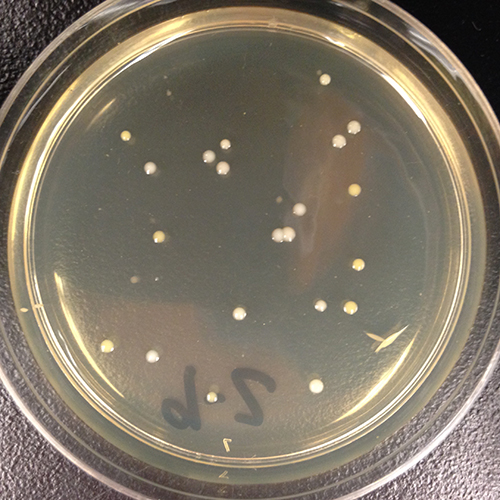
#> input picture images/process/plate_count7.jpg, 500 x 500 px
$ python 20200512-git-rename-platecount.py
#> lines starting #> are read from the running program, lines starting #| are printed output that depends on the picture; after the words box and inside, x2 and y2 are one past the last pixel; in counts of white or black regions, pixels touching at a corner belong together
import cv2
import numpy as np
from skimage.filters import sobel, roberts
from skimage import img_as_ubyte

def unrf(someparam):
    pass

path = "images/process/plate_count7.jpg"

orimg = cv2.imread(path)
#> orimg is the input picture: shape (500, 500, 3); mean B, G, R 103, 118.4, 127.9
img = cv2.cvtColor(orimg, cv2.COLOR_BGR2GRAY)
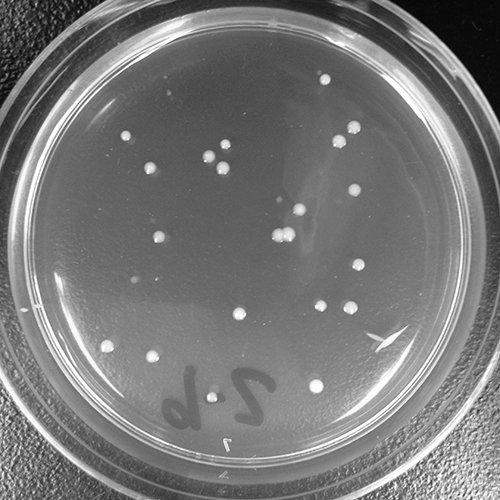
#> img: shape (500, 500); min 4, max 255, mean 119.5
ar = img.shape[0]/img.shape[1]  #height/width
#> ar = 1

#window 1
cv2.namedWindow("Resize")
cv2.resizeWindow("Resize", 600, 120)
#crop trackbars
cv2.createTrackbar("Crop Height", "Resize", 1, int(img.shape[0]/2), unrf)
cv2.createTrackbar("Crop Width", "Resize", 1, int(img.shape[1]/2), unrf)
#resize trackbar
cv2.createTrackbar("Resize", "Resize", int(img.shape[0]), int(img.shape[0]), unrf)


#window 2
cv2.namedWindow("Operations")
cv2.resizeWindow("Operations", 600, 170)
#operation trackbars
cv2.createTrackbar("Blur", "Operations", 2, 10, unrf)
cv2.createTrackbar("SwitchOper", "Operations", 0, 1, unrf)
#> slider 'SwitchOper' is set to 1
cv2.createTrackbar("Post Blur", "Operations", 0, 10, unrf)
#> slider 'Post Blur' is set to 3
cv2.createTrackbar("Radius", "Operations", 0, 500, unrf)
#> slider 'Radius' is set to 100


#window 3
cv2.namedWindow("Counting")
cv2.resizeWindow("Counting", 600, 200)
#Counting trackbars
cv2.createTrackbar("Switch", "Counting", 0, 1, unrf)
#> slider 'Switch' is set to 1
cv2.createTrackbar("Min Radius", "Counting", 1, 40, unrf)
cv2.createTrackbar("Max Radius", "Counting", 5, 50, unrf)
cv2.createTrackbar("Parameter 1", "Counting", 40, 70, unrf)
cv2.createTrackbar("Parameter 2", "Counting", 10, 30, unrf)


while True:

    #window 1
    crh = cv2.getTrackbarPos("Crop Height", "Resize")
    crw = cv2.getTrackbarPos("Crop Width", "Resize")

    rsize = cv2.getTrackbarPos("Resize", "Resize")


    imgCropped = cv2.resize(img, (int(rsize/ar), rsize))
    imgRes = imgCropped[crh:crh+500, crw:crw+500]
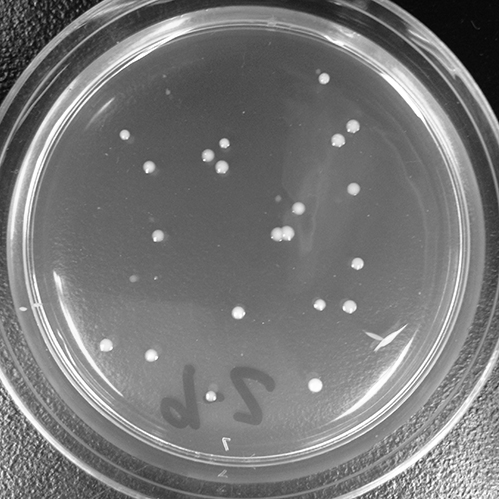
#> imgRes: shape (499, 499); min 4, max 255, mean 119.6

    #window 2
    blur_val = cv2.getTrackbarPos("Blur", "Operations")
    blur = cv2.blur(imgRes, (blur_val+1, blur_val+1))
    imgRes = blur

    operationswitch = cv2.getTrackbarPos("SwitchOper", "Operations")
    if operationswitch == 1:
        post_blur_val = cv2.getTrackbarPos("Post Blur", "Operations")
        radius = cv2.getTrackbarPos("Radius", "Operations")
        npar = np.zeros([imgRes.shape[0], imgRes.shape[1]])
        mask = cv2.circle(npar, (int(imgRes.shape[0]/2), int(imgRes.shape[1]/2)), radius, (255, 255, 255), cv2.FILLED)
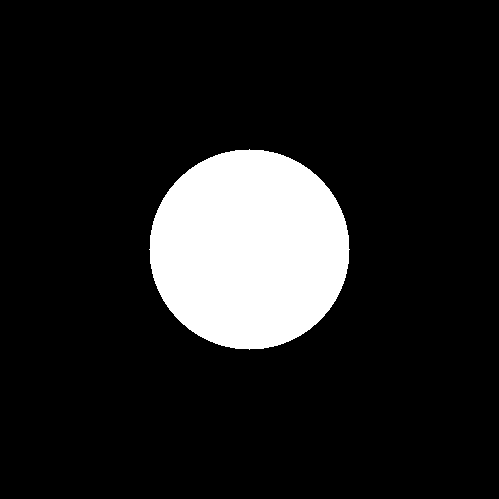
#> npar: shape (499, 499) float64; 12.6% white; 1 white region, box (x1, y1, x2, y2) and area: (149, 149, 350, 350) 31417
        edge = sobel(blur, mask = mask)
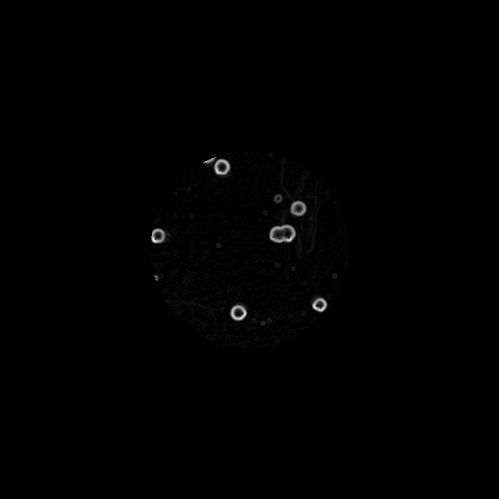
#> edge: shape (499, 499) float64; min 0, max 0.273, mean 0.00121; drawn with min black and max white
        postblur = cv2.blur(edge, (post_blur_val+1, post_blur_val+1))
        imgRes = postblur
        imgRes = img_as_ubyte(imgRes)

    #window 3
    counterswitch = cv2.getTrackbarPos("Switch", "Counting")

    if counterswitch == 1:
        minR = cv2.getTrackbarPos("Min Radius", "Counting")
        maxR = cv2.getTrackbarPos("Max Radius", "Counting")
        parameter1 = cv2.getTrackbarPos("Parameter 1", "Counting")
        parameter2 = cv2.getTrackbarPos("Parameter 2", "Counting")

        detected_circles = cv2.HoughCircles(imgRes, cv2.HOUGH_GRADIENT, 1, 0.1, param1=parameter1, param2=parameter2, maxRadius=maxR, minRadius=minR)
#> detected_circles = [[298.5, 208.5, 3.3], [278.5, 198.5, 4.4], [278.5, 234.5, 4.4], [286.5, 233.5, 4.4], [222.5, 167.5, 3.3], [319.5, 304.5, 3.3], [156.5, 277.5, 2], [238.5, 312.5, 4], [158.5, 235.5, 3]]

        if detected_circles is not None:

            # Convert the circle parameters a, b and r to integers.
            detected_circles = np.uint16(np.around(detected_circles))
#> detected_circles = [[298, 208, 3], [278, 198, 4], [278, 234, 4], [286, 234, 4], [222, 168, 3], [320, 304, 3], [156, 278, 2], [238, 312, 4], [158, 236, 3]]

            for pt in detected_circles[0, :]:
                a, b, r = pt[0], pt[1], pt[2]

                # Draw the circumference of the circle.
                cv2.circle(imgRes, (a, b), r, (255, 255, 255), 2)

                # Draw a small circle (of radius 1) to show the center.
                cv2.circle(imgRes, (a, b), 1, (0, 0, 255), 3)
#> this loop made 9 passes
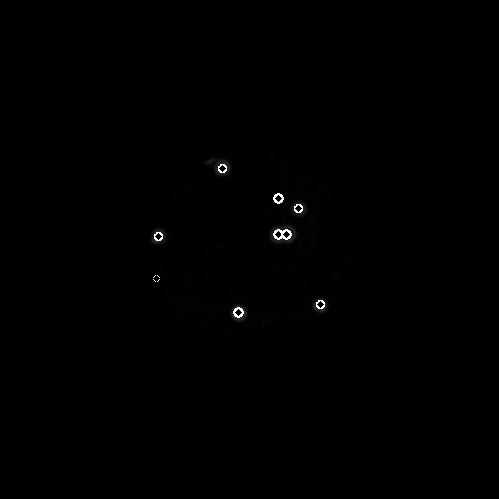
#> imgRes: shape (499, 499); min 0, max 255, mean 0.7

            print("no. of colonies:", detected_circles.shape[1])
#| no. of colonies: 9

        else:
            print("Zero colonies visible")

    #xxxxxxxx viewer xxxxxxxxxx
    cv2.imshow("viewer", imgRes)
    cv2.waitKey(10)
    if cv2.waitKey == ord("q"): break

$ run again, with images/process/plate_count11.jpg copied over images/process/plate_count7.jpg
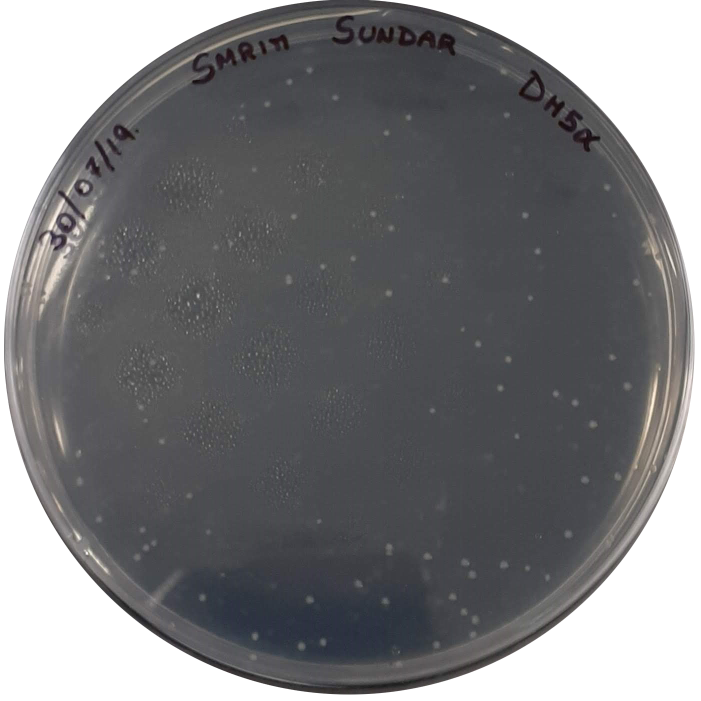
#> input picture images/process/plate_count11.jpg, 1402 x 1402 px (shown at 1/2 size)
#> orimg is the input picture: shape (1402, 1402, 3); mean B, G, R 124.9, 122.7, 122.6
#> `mask = cv2.circle(npar, (int(imgRes.shape[0]/2), int(imgRes.shape[1]/2..`:
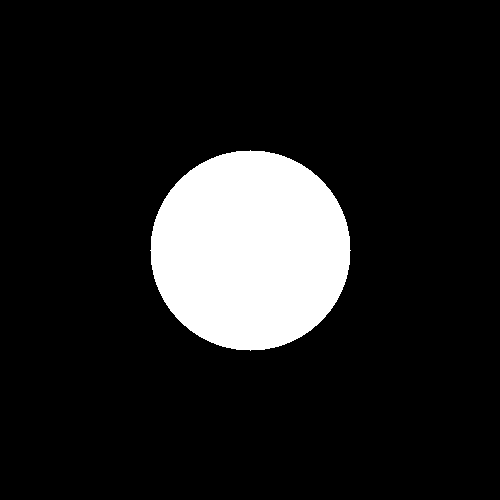
#> npar: shape (500, 500) float64; 12.6% white; 1 white region, box (x1, y1, x2, y2) and area: (150, 150, 351, 351) 31417
#> `postblur = cv2.blur(edge, (post_blur_val+1, post_blur_val+1))`:
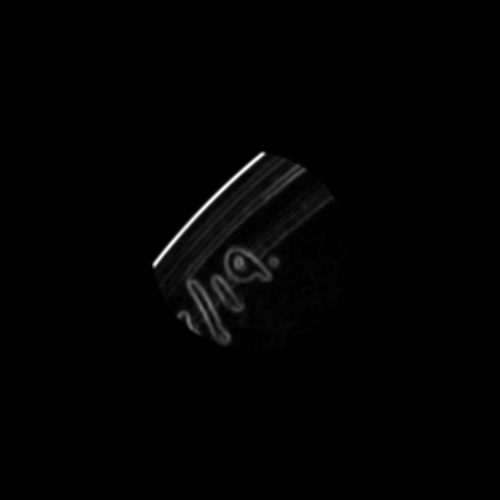
#> postblur: shape (500, 500) float64; min -7.03e-17, max 0.228, mean 0.00204; drawn with min black and max white
#> `detected_circles = cv2.HoughCircles(imgRes, cv2.HOUGH_GRADIENT, 1, 0.1..`: detected_circles = [[238.5, 260.5, 4.4]]
#> `detected_circles = np.uint16(np.around(detected_circles))`: detected_circles = [[238, 260, 4]]
#> the loop `for pt in detected_circles[0, :]:` made 1 pass
#| no. of colonies: 1
